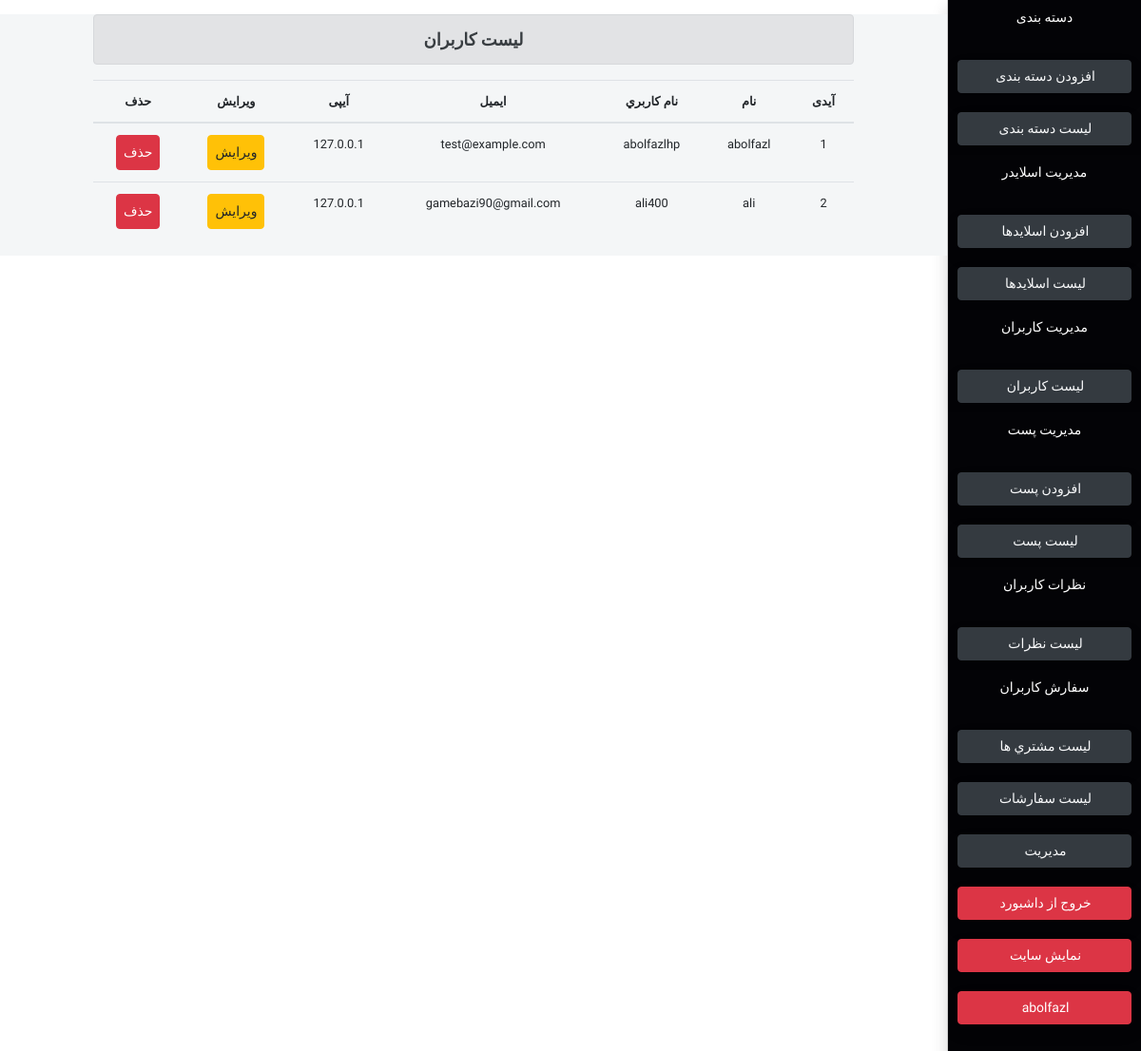
The app's page /admin/showusers.php (signed in) with its own data.
### tables this page shows
CREATE TABLE `users` (
  `id` int(11) NOT NULL,
  `name` varchar(100) NOT NULL,
  `username` varchar(100) NOT NULL,
  `email` varchar(100) NOT NULL,
  `password` varchar(100) NOT NULL,
  `ip` varchar(100) NOT NULL
);

### files/connect/database.php (called while the page is built, shortened)
<?php
class database
{
    public function __construct($dbname1, $dbuser1, $dbpass1)
    {
        $this->dbname = $dbname1;
        $this->dbuser = $dbuser1;
        $this->dbpass = $dbpass1;
        $this->conn = new PDO("mysql:host=localhost;dbname=" . $this->dbname, $this->dbuser, $this->dbpass);
    }
}
class action extends database
{
    public function select($query, $row = [], $fetch = "fetch")
    {
        $result = $this->conn->prepare($query);
        $result->execute();
        if ($fetch == "fetch") {
            return $row = $result->fetch(PDO::FETCH_OBJ);
        } else {
            return $row = $result->fetchAll(PDO::FETCH_OBJ);
        }
    }
}

### admin/showusers.php (the view, shortened to what this page needs)
<?php include_once "fileadmin/page/header.php" ?>
<?php
$action = new action("store of me", "root", "");
$query = "SELECT * FROM users";
$row = [];
$select = $action->select($query, $row, "fetchall");
?>
<div class="boxfather">
    <?php include_once 'fileadmin/page/sidebar.php' ?>
    <div class="leftbox" style="margin-top: 15px;">
        <div class="container-fluid text-center">
            <div class="row">
                <div class="col-10 mx-auto">
                    <div class="alert alert-secondary" style="font-size:18px;font-weight: bold;">
                        لیست کاربران
                    </div>
                    <table class="table table-hover small">
                        <thead>
                            <tr>
                                <th>آیدی</th>
                                <th>نام </th>
                                <th>نام كاربري </th>
                                <th>ايميل </th>
                                <th>آیپی</th>
                                <th>ویرایش</th>
                                <th>حذف</th>
                            </tr>
                        </thead>
                        <tbody>
                            <?php foreach ($select as $value) { ?>
                                <tr>
                                    <td><?php echo $value->id ?></td>
                                    <td><?php echo $value->name ?></td>
                                    <td><?php echo $value->username ?></td>
                                    <td><?php echo $value->email ?></td>
                                    <td><?php echo $value->ip ?></td>
                                    <td><a href="<?php echo "editusers.php?edituser=" . $value->id ?>" class="btn btn-warning" style="padding: 7px;font-size:14px;">ویرایش</a></td>
                                    <td><a href="<?php echo "showusers.php?deluser=" . $value->id ?>" class="btn btn-danger" style="padding: 7px;font-size:14px;">حذف</a></td>
                                </tr>
                            <?php } ?>
                        </tbody>
                    </table>
                </div>
            </div>
        </div>
    </div>
</div>
<?php include_once 'fileadmin/page/footer.php' ?>

### admin/fileadmin/css/style.css (style rules this page uses)
body { padding: 0; margin: 0; direction: rtl !important; background-color: #fff; text-decoration: none; list-style: none; }
* { font-family: 'Vazirmatn', sans-serif; }
.boxfather { width: 100%; height: 100%; }
.leftbox { float: left; width: 83%; height: 100%; background: #f4f6f7; }

### records on screen
users: id "1", name "abolfazl", username "abolfazlhp", email "test@example.com", ip "127.0.0.1"
users: id "2", name "ali", username "ali400", email "gamebazi90@gmail.com", ip "127.0.0.1"

### other values on screen
$_SESSION['adminusername'] "abolfazl"
